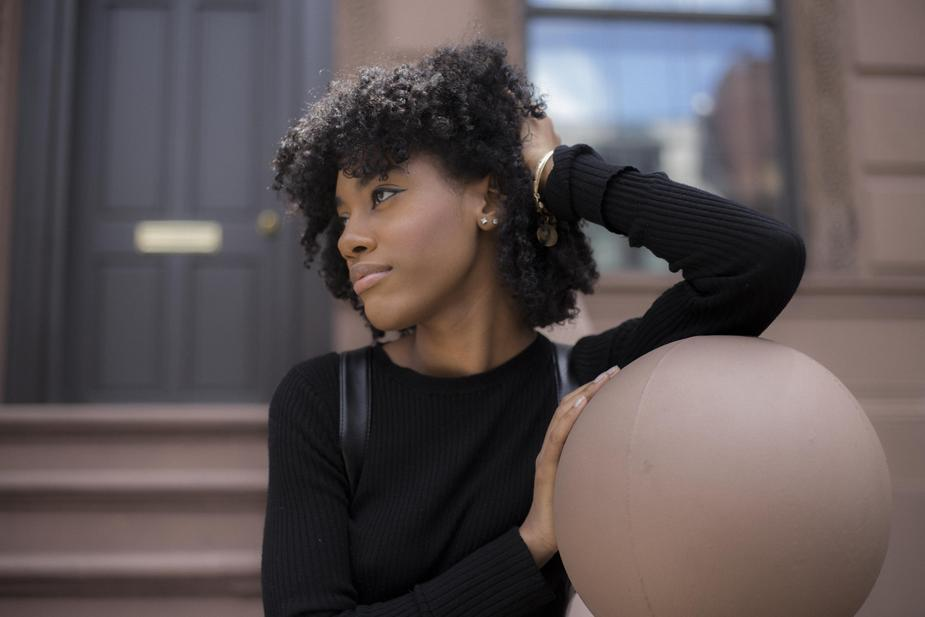
#> input picture woman-outside-brownstone.jpg, 925 x 617 px
$ jupyter execute --allow-errors clustering.ipynb
#> lines starting #> are read from the running program, lines starting #| are printed output that depends on the picture
[cell 1]
import imageio
import matplotlib.pyplot as plt
import numpy as np
from sklearn.cluster import KMeans

[cell 2]
pic_original = plt.imread('woman-outside-brownstone.jpg')/255  # dividing by 255 to bring the pixel values between 0 and 1
print(pic_original.shape)
#| (617, 925, 3)

plt.imshow(pic_original)

#> (a cell that did not finish here is left out)

[cell 4]
def median_filter(img, k):
    a = k // 2
    r = np.zeros(img.shape)
    for x in np.arange(a, img.shape[0] - a + 1):
        for y in np.arange(a, img.shape[1] - a + 1):
            med_region = np.median(img[x - a : x + a + 1, y - a : y + a + 1])
            r[x, y] = med_region

    return r

#> (a cell that did not finish here is left out)

#> (a cell that did not finish here is left out)

#> (a cell that did not finish here is left out)

#> (a cell that did not finish here is left out)

[cell 9]
plt.imshow(pic_original)

[cell 10]
bg = plt.imread('bg_mata.jpg')/255
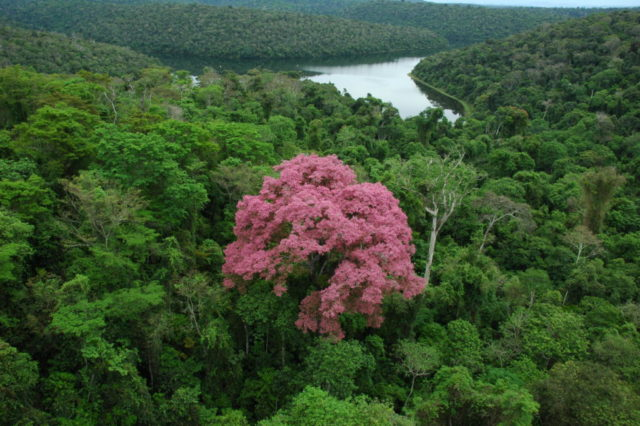
#> input picture bg_mata.jpg, 640 x 426 px

[cell 11]
plt.imshow(bg)

[cell 12]
def resize_background(background, N, M, C):
    background_resized = np.zeros((N, M, C))
    for i in range(C):
        background_resized[:, :, i] = np.resize(background[:, :, i], (N, M))

    return background_resized

[cell 13]
N, M, C = pic_original.shape
#> N = 617; M = 925; C = 3
bg_rz = resize_background(bg, N, M, C)
#> after the loop in resize_background, `for i in range(C):`:
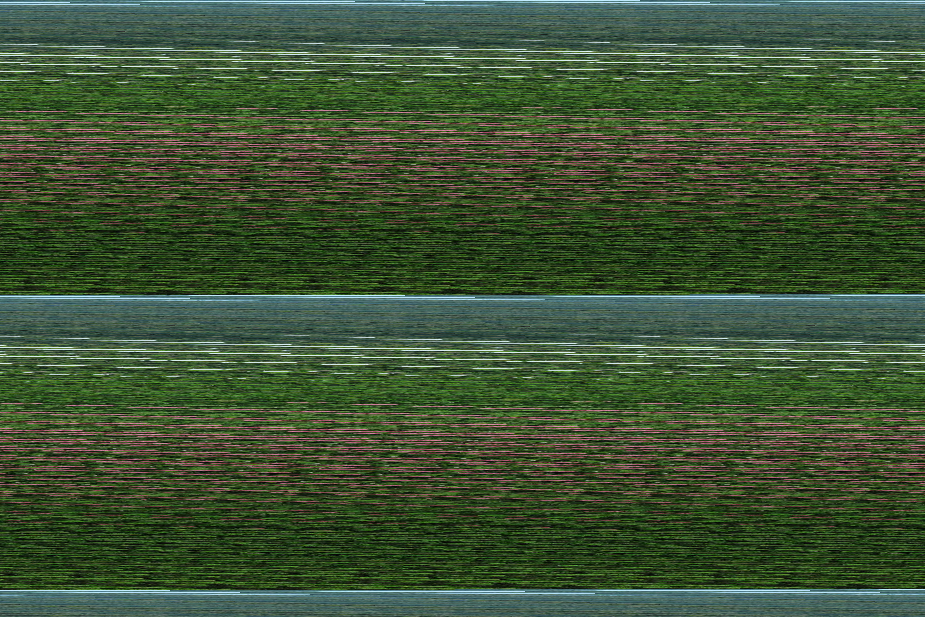
#> background_resized: shape (617, 925, 3) float64; mean R, G, B 0.244, 0.323, 0.207
